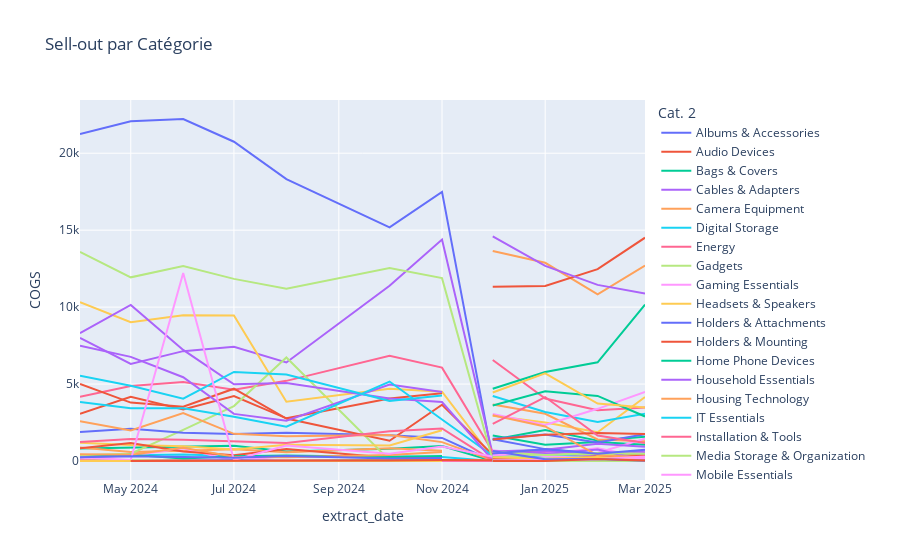

Notebook source saved alongside this figure:
### Code cell
cat = df.groupby(['extract_date', 'Cat. 2'])['COGS'].sum().reset_index()
fig2 = px.line(cat, x='extract_date', y='COGS', color='Cat. 2', title='Sell-out par Catégorie')
fig2.show()
